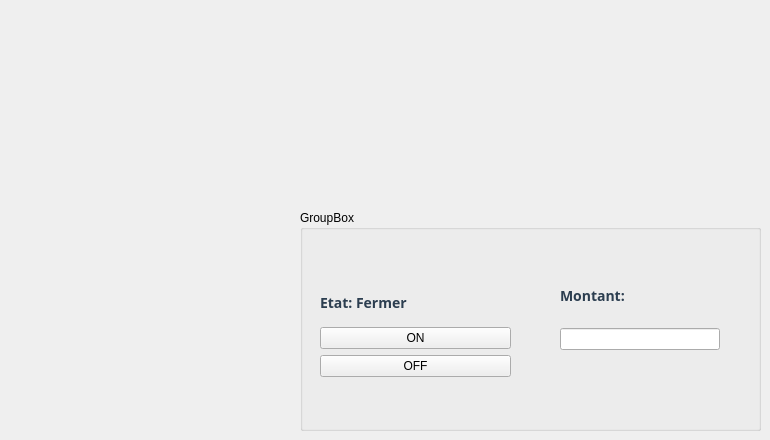
      <widget class="QWidget" name="tab_6">
       <attribute name="title">
        <string>Arduino</string>
       </attribute>
       <widget class="QGroupBox" name="groupBox_9">
        <property name="geometry">
         <rect>
          <x>300</x>
          <y>210</y>
          <width>461</width>
          <height>221</height>
         </rect>
        </property>
        <property name="title">
         <string>GroupBox</string>
        </property>
        <widget class="QWidget" name="verticalLayoutWidget_4">
         <property name="geometry">
          <rect>
           <x>20</x>
           <y>60</y>
           <width>191</width>
           <height>121</height>
          </rect>
         </property>
         <layout class="QVBoxLayout" name="verticalLayout_3">
          <property name="leftMargin">
           <number>0</number>
          </property>
          <property name="topMargin">
           <number>15</number>
          </property>
          <property name="rightMargin">
           <number>0</number>
          </property>
          <property name="bottomMargin">
           <number>14</number>
          </property>
          <item>
           <widget class="QLabel" name="label_35">
            <property name="styleSheet">
             <string notr="true">
QLabel{
color: #2C3E50;
font-size:14px;
font:bold;
font-family : century gothic;
}

QLineEdit{
background:transparent;
border:none;
color:#717072;
border-bottom:1px solid #717072;
}

QDateEdit
{
    background-color: white;
	border:none;
    spacing: 5px; 
	font-size:18px;
font-weight: normal;
	font-family:century gothic;
}
</string>
            </property>
            <property name="text">
             <string>Etat: Fermer</string>
            </property>
           </widget>
          </item>
          <item>
           <widget class="QPushButton" name="pushButton_13">
            <property name="text">
             <string>ON</string>
            </property>
           </widget>
          </item>
          <item>
           <widget class="QPushButton" name="pushButton_14">
            <property name="text">
             <string>OFF</string>
            </property>
           </widget>
          </item>
         </layout>
        </widget>
        <widget class="QWidget" name="verticalLayoutWidget_5">
         <property name="geometry">
          <rect>
           <x>260</x>
           <y>60</y>
           <width>160</width>
           <height>80</height>
          </rect>
         </property>
         <layout class="QVBoxLayout" name="verticalLayout_5">
          <item>
           <widget class="QLabel" name="label_27">
            <property name="styleSheet">
             <string notr="true">
QLabel{
color: #2C3E50;
font-size:14px;
font:bold;
font-family : century gothic;
}

QLineEdit{
background:transparent;
border:none;
color:#717072;
border-bottom:1px solid #717072;
}

QDateEdit
{
    background-color: white;
	border:none;
    spacing: 5px; 
	font-size:18px;
font-weight: normal;
	font-family:century gothic;
}
</string>
            </property>
            <property name="text">
             <string>Montant:</string>
            </property>
           </widget>
          </item>
          <item>
           <widget class="QLineEdit" name="CODE"/>
          </item>
         </layout>
        </widget>
       </widget>
      </widget>
